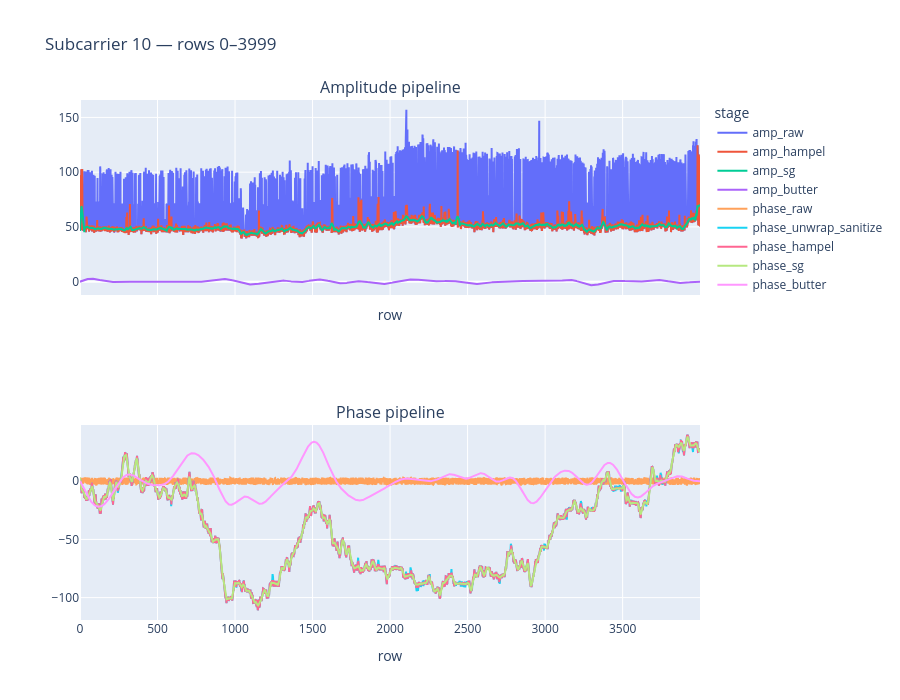

Notebook cell for this chart:
### Markdown cell above
# Visualize Pipeline

### Code cell
import plotly.graph_objects as go
from plotly.subplots import make_subplots

sub_idx   = 10
row_start = 0
row_end   = 4000

end = min(row_end, amp_matrix.shape[0])
x   = np.arange(row_start, end)

def _col(matrix):
    """Lấy cột sub_idx từ ma trận 2D."""
    if matrix is None or matrix.shape[1] <= sub_idx:
        return None
    return matrix[row_start:end, sub_idx]

amp_stages = [
    ("raw",      amp_matrix),
    ("hampel",   amp_hampel),
    ("sg",       amp_sg),
    ("butter",   amp_bw),
]

phase_stages = [
    ("raw",             phase_matrix),
    ("unwrap_sanitize", phase_unwrapped),
    ("hampel",          phase_hampel),
    ("sg",              phase_sg),
    ("butter",          phase_bw),
]

fig = make_subplots(
    rows=2, cols=1,
    shared_xaxes=True,
    subplot_titles=("Amplitude pipeline", "Phase pipeline"),
)

for label, mat in amp_stages:
    y = _col(mat)
    if y is None:
        continue
    fig.add_trace(go.Scatter(x=x, y=y, mode="lines", name=f"amp_{label}"), row=1, col=1)

for label, mat in phase_stages:
    y = _col(mat)
    if y is None:
        continue
    fig.add_trace(go.Scatter(x=x, y=y, mode="lines", name=f"phase_{label}"), row=2, col=1)

fig.update_layout(
    height=700,
    title=f"Subcarrier {sub_idx} — rows {row_start}–{end - 1}",
    xaxis_title="row",
    xaxis2_title="row",
    legend_title="stage",
)
fig.show()

### Figure 1 — Plotly figure (JSON) as saved in the notebook; plotly's stock layout.template omitted (floating-point values rounded to 4 significant figures; data arrays with more than 128 entries replaced by an {"elided": "..."} marker saying what was removed)
{"data": [{"mode": "lines", "name": "amp_raw", "type": "scatter", "x": {"elided": "4000 int values"}, "xaxis": "x", "y": {"elided": "4000 float values"}, "yaxis": "y"}, {"mode": "lines", "name": "amp_hampel", "type": "scatter", "x": {"elided": "4000 int values"}, "xaxis": "x", "y": {"elided": "4000 float values"}, "yaxis": "y"}, {"mode": "lines", "name": "amp_sg", "type": "scatter", "x": {"elided": "4000 int values"}, "xaxis": "x", "y": {"elided": "4000 float values"}, "yaxis": "y"}, {"mode": "lines", "name": "amp_butter", "type": "scatter", "x": {"elided": "4000 int values"}, "xaxis": "x", "y": {"elided": "4000 float values"}, "yaxis": "y"}, {"mode": "lines", "name": "phase_raw", "type": "scatter", "x": {"elided": "4000 int values"}, "xaxis": "x2", "y": {"elided": "4000 float values"}, "yaxis": "y2"}, {"mode": "lines", "name": "phase_unwrap_sanitize", "type": "scatter", "x": {"elided": "4000 int values"}, "xaxis": "x2", "y": {"elided": "4000 float values"}, "yaxis": "y2"}, {"mode": "lines", "name": "phase_hampel", "type": "scatter", "x": {"elided": "4000 int values"}, "xaxis": "x2", "y": {"elided": "4000 float values"}, "yaxis": "y2"}, {"mode": "lines", "name": "phase_sg", "type": "scatter", "x": {"elided": "4000 int values"}, "xaxis": "x2", "y": {"elided": "4000 float values"}, "yaxis": "y2"}, {"mode": "lines", "name": "phase_butter", "type": "scatter", "x": {"elided": "4000 int values"}, "xaxis": "x2", "y": {"elided": "4000 float values"}, "yaxis": "y2"}], "layout": {"annotations": [{"font": {"size": 16}, "showarrow": false, "text": "Amplitude pipeline", "x": 0.5, "xanchor": "center", "xref": "paper", "y": 1, "yanchor": "bottom", "yref": "paper"}, {"font": {"size": 16}, "showarrow": false, "text": "Phase pipeline", "x": 0.5, "xanchor": "center", "xref": "paper", "y": 0.375, "yanchor": "bottom", "yref": "paper"}], "height": 700, "legend": {"title": {"text": "stage"}}, "title": {"text": "Subcarrier 10 — rows 0–3999"}, "xaxis": {"anchor": "y", "domain": [0, 1], "matches": "x2", "showticklabels": false, "title": {"text": "row"}}, "xaxis2": {"anchor": "y2", "domain": [0, 1], "title": {"text": "row"}}, "yaxis": {"anchor": "x", "domain": [0.625, 1]}, "yaxis2": {"anchor": "x2", "domain": [0, 0.375]}}}
